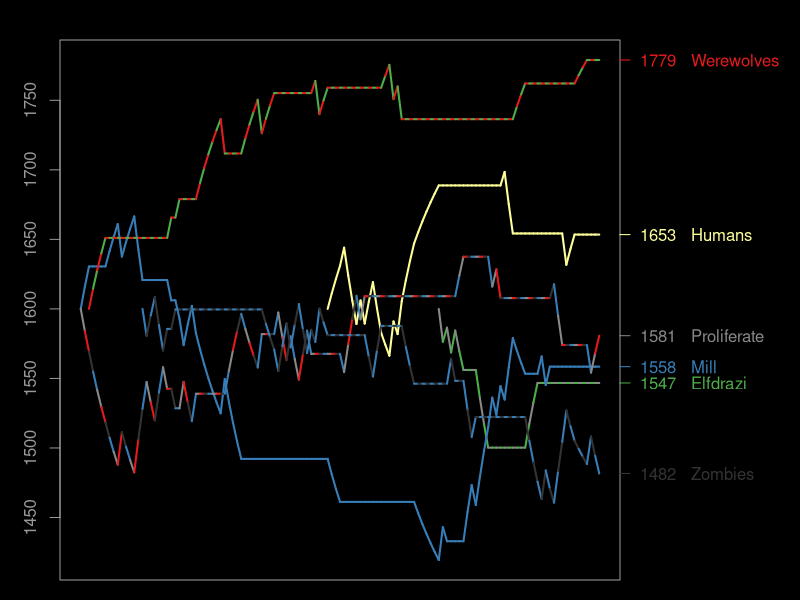

The R script that drew this image:
svg(filename="mtg.svg", width=8, height=5, pointsize=10, bg="black")

par(bg = "black")
par(fg="#999999")
par(mar=c(1, 3, 2, 9))

data <- read.csv("mtg.csv", head=FALSE)

player1 = as.vector(t(data[1]))
player2 = as.vector(t(data[3]))
result = as.vector(t(data[2]))

numEntries = length(result)

players = sort(union(player1, player2))
numPlayers = length(players)

template = rep.int(1600, numEntries+1)
scores = data.frame(template)
for (name in players){
	scores[,name] <- template
}

K = 32

for (i in 2:(numEntries+1)){
	p1 = player1[i-1]
	r1 = 10 ^ (scores[i-1, p1] / 400)
	
	p2 = player2[i-1]
	r2 = 10 ^ (scores[i-1, p2] / 400)
	
	# Expected scores
	e1 = r1 / (r1 + r2)
	e2 = r2 / (r1 + r2)
	
	if (result[i-1] == "win"){
		s1 = 1
		s2 = 0
	} else {
		s1 = 0.5
		s2 = 0.5
	}
	
	for (j in i:(numEntries+1)){
		scores[j, p1] = scores[j, p1] + K * (s1 - e1)
		scores[j, p2] = scores[j, p2] + K * (s2 - e2)
	}
}

# Remove leading 1600s from new players
for (player in players){
    for (i in 1:(numEntries-1)){
        if (scores[i, player] == 1600 && scores[i+1, player] == 1600)
            scores[i,player] = NA
    }
}

lowest = 1600
highest = 1600
for (name in players) {
        tempScores = scores[name]
        tempScores[is.na(tempScores)] = 1600
        lowest = min(lowest, min(tempScores[name]))
        highest = max(highest, max(tempScores[name]))
}

plot(
	NULL,
	xlim=c(1, numEntries+1),
	ylim=c(lowest, highest),
	ylab="",
	xlab="",
	col.lab="#999999", col.main="#999999", col.axis="#999999",
	xaxt='n'
)

xFrom = 1:numEntries
xTo = 2:(numEntries+1)

i = 0
for (name in players){

    colors = c("#000000")
    if (name == "Werewolves")
        colors = c("#E41A1C", "#4DAF4A")
    if (name == "Zombies")
        colors = c("#333333", "#377EB8")
    if (name == "Proliferate")
        colors = c("#888888", "#E41A1C", "#333333", "#377EB8")
    if (name == "Mill")
        colors = c("#377EB8")
    if (name == "Humans")
        colors = c("#FFFF99")
    if (name == "Elfdrazi")
        colors = c("#4DAF4A", "#888888")
    
	i = i + 1
    
    yAll = t(scores[name])
    yFrom = yAll[1:numEntries]
    yTo = yAll[2:(numEntries+1)]
    
    segments(
        xFrom, yFrom, xTo, yTo,
        col=colors,
        lwd=2
    )
	
	#xData = 1:(numEntries+1)
	#yData = (apply(scores[name], 1, function(x) x))
	#lo = loess(yData~xData)
	#xl <- seq(1, numEntries+1, 0.1)
	#lines(xl, predict(lo, xl), col=colors)
	
	currentScore = scores[numEntries+1, name]
	roundedScore = round(currentScore, 0)
	label = paste(roundedScore, " ", name)
	axis(
		4,
		at=c(currentScore),
		labels=c(label),
		col=colors[1], col.ticks=colors[1], col.axis = colors[1],
		las=2
	)
}

smallestGap = 10000
s1 = ""
s2 = ""
for (name1 in players){
    for (name2 in players){
        if (name1 >= name2) next
        if (name1 == "Mill" & name2 == "Zombies") next
        score1 = scores[numEntries+1, name1]
        score2 = scores[numEntries+1, name2]
        diff = abs(score1 - score2)
        if (diff < smallestGap){
            smallestGap = diff
            s1 = name1
            s2 = name2
        }
    }
}

paste("Next game should be between ", s1, " and ", s2, sep="")
